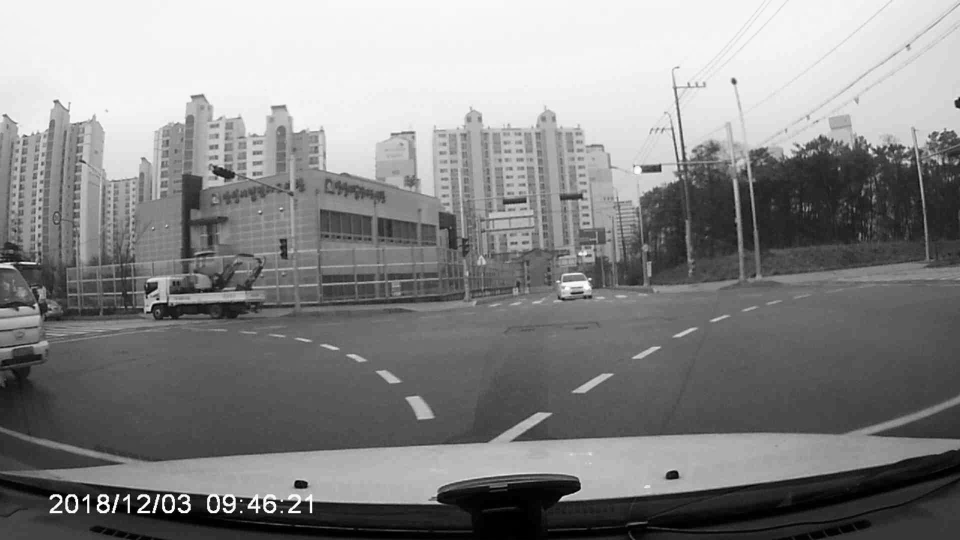
//> input picture OpenCVTest/capture3.png, 1920 x 1080 px (shown at 1/2 size)
$ ./OpenCVTest capture3.png capture4.png   (built with g++ and OpenCV 4)
//> lines starting //> are read from the running program, lines starting //| are printed output that depends on the picture
#include <iostream>
#include <opencv2/opencv.hpp>
#include <opencv2/highgui.hpp>

using namespace std;

int main(int argc, char *argv[])
{

	if( argc < 3 ) {
		printf("Usage: orb [image 1] [image 2]\n");
		return 0;
	}

	string file1(argv[1]);
	string file2(argv[2]);

	cv::Mat srcImage1, srcImage2;

	cout << "OpenCV Version : " << CV_VERSION << std::endl;
	//cv::namedWindow("EXAMPLE01", cv::WindowFlags::WINDOW_AUTOSIZE);
	cv::namedWindow("EXAMPLE01", cv::WINDOW_NORMAL);
	srcImage1 = cv::imread(file1, cv::IMREAD_UNCHANGED);
//> srcImage1 is the input picture: 1080 rows x 1920 cols, CV_8UC1; min 0, max 255, mean 134.2
	srcImage2 = cv::imread(file2, cv::IMREAD_UNCHANGED);
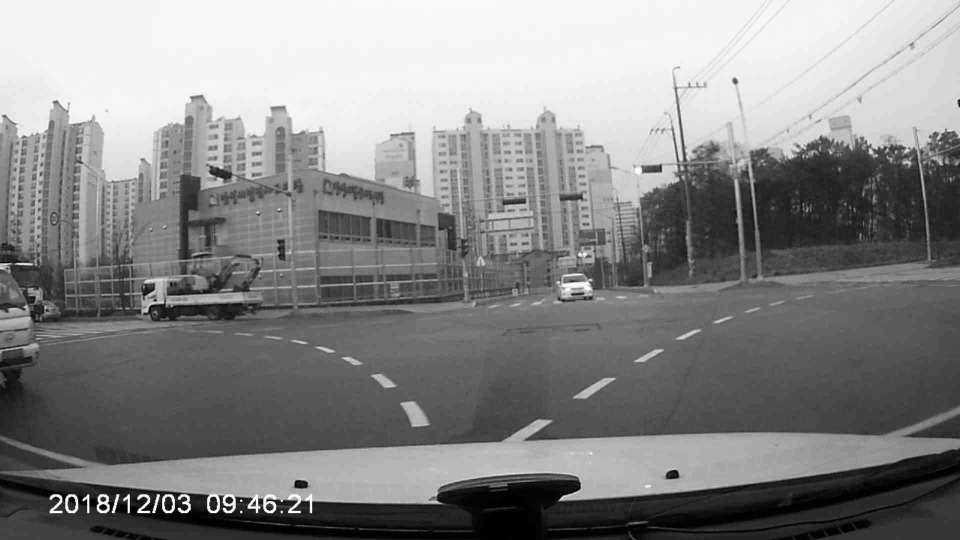
//> input picture OpenCVTest/capture4.png, 1920 x 1080 px (shown at 1/2 size)
//> srcImage2 is the input picture: 1080 rows x 1920 cols, CV_8UC1; min 0, max 254, mean 134.3

	cv::resize(srcImage1, srcImage1, cv::Size(srcImage1.cols / 2, srcImage1.rows / 2));
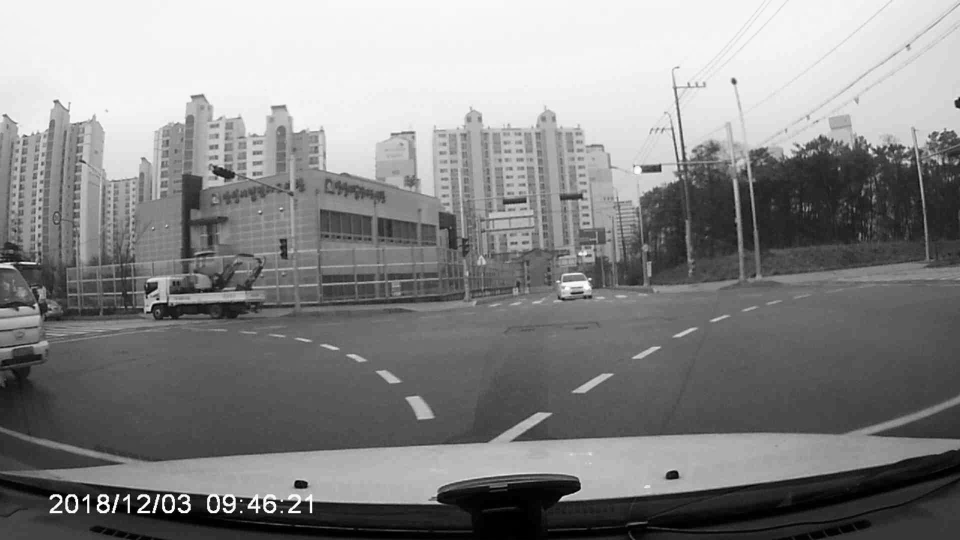
//> srcImage1: 540 rows x 960 cols, CV_8UC1; min 0, max 255, mean 134.3
	cv::resize(srcImage2, srcImage2, cv::Size(srcImage2.cols / 2, srcImage2.rows / 2));
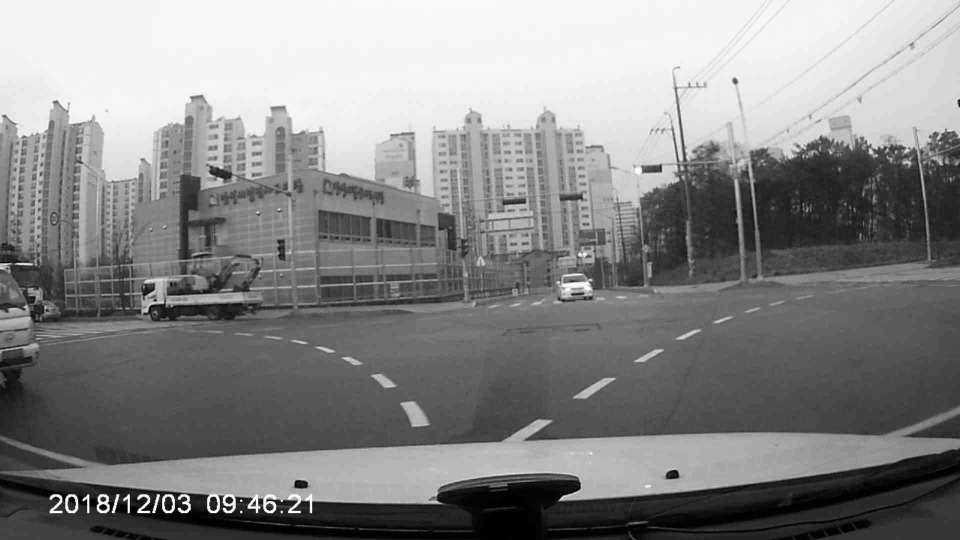
//> srcImage2: 540 rows x 960 cols, CV_8UC1; min 0, max 254, mean 134.4

	if (srcImage1.empty() || srcImage2.empty()) {
		cout << "Loading an image is failed." << endl;
		return -1;
	}
	cv::imshow("EXAMPLE01", srcImage1);
	cv::waitKey(0);
	cv::imshow("EXAMPLE01", srcImage2);
	cv::waitKey(0);

	cout << "Feature extracting..." << endl;

	vector<cv::KeyPoint> keypoint1, keypoint2;
	cv::Ptr<cv::ORB> orbF = cv::ORB::create(100);
	cv::Mat descriptor1, descriptor2;

	orbF->detectAndCompute(srcImage1, cv::noArray(), keypoint1, descriptor1);
//> keypoint1 = 100 keypoints; strongest (x, y, size): (71, 497, 31), (100, 506, 31), (105, 507, 31), (101, 500, 31)
	orbF->detectAndCompute(srcImage2, cv::noArray(), keypoint2, descriptor2);
//> keypoint2 = 100 keypoints; strongest (x, y, size): (71, 497, 31), (100, 506, 31), (105, 507, 31), (71, 498, 37.2)

#if 0
	// convert keypoint info
	vector<cv::Point2f> kp1_xy, kp2_xy;
	vector<int> kp1_xy_idx, kp2_xy_idx;
	cv::KeyPoint::convert(keypoint1, kp1_xy, kp1_xy_idx);
	cv::KeyPoint::convert(keypoint2, kp2_xy, kp2_xy_idx);
#endif
#if 0
	cout << "size of keypoint = " << keypoint1.size();
	for (int i = 0; i < keypoint1.size(); i++) {
		cout << "x,y = " << kp1_xy[i].x << "," << kp1_xy[i].y << endl;
	}
#endif

	cout << "Drawing keypoints..." << endl;

	cv::Mat kpImage1, kpImage2;
	cv::drawKeypoints(srcImage1, keypoint1, kpImage1, cv::Scalar::all(-1), cv::DrawMatchesFlags::DEFAULT);
	cv::drawKeypoints(srcImage2, keypoint2, kpImage2, cv::Scalar::all(-1), cv::DrawMatchesFlags::DEFAULT);

	cv::Mat kpImageCombined = (kpImage1 + kpImage2) / 2;

	cv::imshow("EXAMPLE01", kpImageCombined);
	cv::waitKey(0);

	cv::destroyWindow("EXAMPLE01");
	return 0;
}
